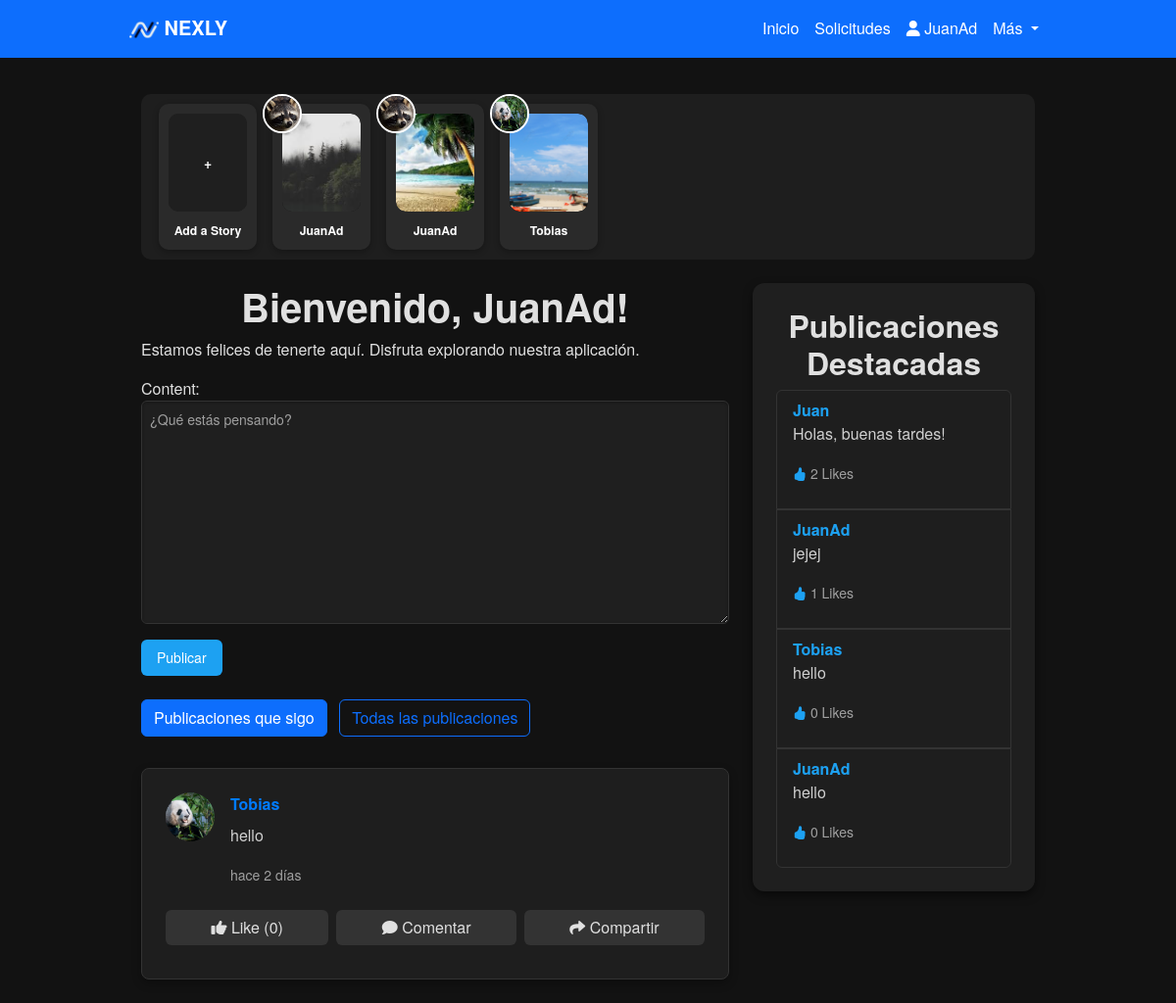
/?filter=following (signed in), run on the app's committed database.
### Nexly/models.py (models this page shows, shortened)
class User(AbstractBaseUser):
    iduser = models.AutoField(primary_key=True)
    nombre = models.CharField(max_length=255)
    correo = models.EmailField(unique=True)
    is_active = models.BooleanField(default=True)
    is_admin = models.BooleanField(default=False)
    profile_picture = models.ImageField(upload_to='profile_pictures/', null=True, blank=True)  # Campo para la imagen de perfil
    banner_picture = models.ImageField(upload_to='banner_pictures/', null=True, blank=True)  # Campo para la imagen de banner
    objects = UserManager()
    USERNAME_FIELD = 'correo'
    REQUIRED_FIELDS = ['nombre']

class Story(models.Model):
    user = models.ForeignKey(settings.AUTH_USER_MODEL, on_delete=models.CASCADE)
    image = models.ImageField(upload_to='stories/', null=True, blank=True)  # Campo para la imagen del story
    created_at = models.DateTimeField(auto_now_add=True)  # Fecha de creación

class Post(models.Model):
    user = models.ForeignKey(settings.AUTH_USER_MODEL, on_delete=models.CASCADE)
    content = models.TextField()
    created_at = models.DateTimeField(auto_now_add=True)
    original_post = models.ForeignKey('self', null=True, blank=True, on_delete=models.SET_NULL, related_name='reposts')

### Nexly/views.py (the view)
# urls.py: path('', nexly_view, name='nexly'),
@login_required
def nexly_view(request):
    if request.method == 'POST':
        if 'post_content' in request.POST:
            form = PostForm(request.POST)
            if form.is_valid():
                post = form.save(commit=False)
                post.user = request.user
                post.save()
                if request.headers.get('X-Requested-With') == 'XMLHttpRequest':
                    return JsonResponse({'status': 'success', 'post_id': post.id})
                return redirect('nexly')
        elif 'comment_content' in request.POST:
            post_id = request.POST.get('post_id')
            post = get_object_or_404(Post, id=post_id)
            form = CommentForm(request.POST)
            if form.is_valid():
                comment = form.save(commit=False)
                comment.user = request.user
                comment.post = post
                comment.save()
                if request.headers.get('X-Requested-With') == 'XMLHttpRequest':
                    return JsonResponse({'status': 'success', 'comment_id': comment.id})
                return redirect('nexly')
    elif request.method == 'GET':
        show_following_posts = request.GET.get('filter') == 'following'
        if show_following_posts:
            followed_users = FollowRequest.objects.filter(
                from_user=request.user, is_accepted=True).values_list('to_user_id', flat=True)
            posts = Post.objects.filter(user_id__in=followed_users).order_by('-created_at')
        else:
            posts = Post.objects.all().order_by('-created_at')
        top_posts = Post.objects.annotate(like_count=Count('like')).order_by('-like_count')[:5]
        stories = Story.objects.order_by('-created_at')[:10]  # Muestra las últimas 10 stories
        if request.headers.get('X-Requested-With') == 'XMLHttpRequest':
            return render(request, 'post_list.html', {'posts': posts})
        form = PostForm()
        comment_form = CommentForm()
        story_form = StoryForm()  # Añadido para pasar el formulario de historias al contexto
        return render(request, 'index.html', {
            'form': form,
            'comment_form': comment_form,
            'story_form': story_form,  # Pasar el formulario de historias
            'posts': posts,
            'show_following_posts': show_following_posts,
            'top_posts': top_posts,
            'stories': stories,
        })

### Nexly/forms.py
class PostForm(forms.ModelForm):
    class Meta:
        model = Post
        fields = ['content']
        widgets = {
            'content': forms.Textarea(attrs={'class': 'form-control', 'placeholder': '¿Qué estás pensando?'})
        }

class CommentForm(forms.ModelForm):
    class Meta:
        model = Comment
        fields = ['content']
        widgets = {
            'content': forms.TextInput(attrs={'class': 'form-control', 'placeholder': 'Escribe un comentario...'})
        }

### templates/index.html (shortened to what this page needs)
{% extends 'layoutUser.html' %}
{% load static %}
{% block content %}
<div class="container">
<div class="stories-section d-flex overflow-auto mb-4">
    <div class="story-card text-center mx-2" style="width: 100px; position: relative; cursor: pointer;" data-bs-toggle="modal" data-bs-target="#uploadStoryModal">
        <div class="story-image-wrapper mb-2" style="position: relative; z-index: 0;">
            <div class="story-image-placeholder" style="width: 80px; height: 100px; background-color: #1F1F1F; display: flex; justify-content: center; align-items: center; border-radius: 10px; color: #FFFFFF; font-size: 14px; font-weight: bold;">
                <span>+</span>
            </div>
        </div>
        <div class="story-author text-truncate" style="color: #FFFFFF;">
            <small>Add a Story</small>
        </div>
    </div>
    {% for story in stories %}
    <div class="story-card text-center mx-2" style="width: 100px; position: relative;">
        <div class="user-profile-picture"
            style="position: absolute; top: -10px; left: -10px; width: 40px; height: 40px; z-index: 1;">
            <img src="{{ story.user.profile_picture.url }}" alt="User Profile"
                style="width: 100%; height: 100%; border-radius: 50%; object-fit: cover; border: 2px solid white;">
        </div>
        <div class="story-image-wrapper mb-2" style="position: relative; z-index: 0;">
            <img src="{{ story.image.url }}" class="story-image" alt="Story Image"
                style="width: 80px; height: 100px; object-fit: cover;" data-bs-toggle="modal"
                data-bs-target="#storyModal"
                onclick="loadStoryDetails('{{ story.image.url }}', '{{ story.user.profile_picture.url }}', '{{ story.user.nombre }}', '{{ story.created_at|timesince }}')">
        </div>
        <div class="story-author text-truncate" style="color: #FFFFFF;">
            <small>{{ story.user.nombre }}</small>
        </div>
    </div>
    {% endfor %}
</div>
    <div class="row">
        <div class="col-lg-8">
            <div class="nexly-container">
                <h1>Bienvenido, {{ user.nombre }}!</h1>
                <p>Estamos felices de tenerte aquí. Disfruta explorando nuestra aplicación.</p>
                <form method="POST" class="post-form">
                    {{ form.as_p }}
                    <button type="submit" name="post_content" class="btn btn-primary">Publicar</button>
                </form><br>
                <div class="mb-4">
                    <a href="{% url 'nexly' %}?filter=following" class="btn btn-outline-primary me-2{% if show_following_posts %} active{% endif %}" role="button">
                        Publicaciones que sigo
                    </a>
                    <a href="{% url 'nexly' %}" class="btn btn-outline-primary{% if not show_following_posts %} active{% endif %}" role="button">
                        Todas las publicaciones
                    </a>
                </div>
                <div class="posts-container">
                    {% for post in posts %}
                        <div class="post position-relative mb-4">
                            <div class="d-flex align-items-start mb-2">
                                <img src="{% if post.user.profile_picture %}{{ post.user.profile_picture.url }}{% else %}{% static 'images/imagenDefecto.png' %}{% endif %}"
                                class="rounded-circle"
                                alt="Profile Picture"
                                width="50"
                                height="50"
                                style="object-fit: cover;">
                                <div class="ms-3">
                                    {% if post.original_post %}
                                    <p><strong><a href="{% url 'profile' post.user.nombre %}">{{ post.user.nombre }}</a></strong> compartió una publicación de <strong><a href="{% url 'profile' post.original_post.user.nombre %}">{{ post.original_post.user.nombre }}</a></strong>:</p>
                                    <p>{{ post.original_post.content }}</p>
                                    {% else %}
                                        <strong><a href="{% url 'profile' post.user.nombre %}">{{ post.user.nombre }}</a></strong>
                                        <p id="post-content-{{ post.id }}">{{ post.content }}</p>
                                    {% endif %}
                                    <p><small class="post-time" data-timestamp="{{ post.created_at|date:'c' }}"></small></p>
                                </div>
                            </div>
                    <div class="d-flex gap-2 mb-2 w-100 justify-content-between">
                        <a href="{% url 'like_post' post.id %}" class="btn btn-light flex-fill text-center">
                            {% if user in post.like_set.all %}
                                <i class="fas fa-thumbs-up"></i>
                                Like ({{ post.like_set.count }})
                            {% else %}
                                <i class="fas fa-thumbs-up"></i>
                                Like ({{ post.like_set.count }})
                            {% endif %}
                        </a>
                        <button class="btn btn-light flex-fill text-center" onclick="toggleCommentForm({{ post.id }})">
                            <i class="fas fa-comment"></i> Comentar
                        </button>
                        <a href="{% url 'share_post' post.id %}" class="btn btn-light flex-fill text-center">
                            <i class="fas fa-share"></i> Compartir
                        </a>
                    </div>
                        </div>
                    {% endfor %}
                </div>
            </div>
        </div>
<div class="col-lg-4">
    <div class="sidebar" style="background-color: #1F1F1F; padding: 1.5rem; border-radius: 12px; box-shadow: 0px 4px 10px rgba(0, 0, 0, 0.5);">
        <h2 style="color: #E0E0E0;">Publicaciones Destacadas</h2>
        {% if top_posts %}
            <ul class="list-group" style="background-color: #1E1E1E;">
                {% for post in top_posts %}
                    <li class="list-group-item" style="background-color: #1E1E1E; border: 1px solid #333; color: #D0D0D0;">
                        <strong><a href="{% url 'profile' post.user.nombre %}" style="color: #1DA1F2;">{{ post.user.nombre }}</a></strong>
                        <p>{{ post.content|truncatewords:20 }}</p>
                        <p><small style="color: #A0A0A0;">
                            <i class="bi bi-hand-thumbs-up-fill" style="color: #1DA1F2;"></i>
                            {{ post.like_set.count }} Likes
                        </small></p>
                    </li>
                {% endfor %}
            </ul>
        {% else %}
            <p style="color: #A0A0A0;">No hay publicaciones destacadas aún.</p>
        {% endif %}
    </div>
</div>
    </div>
</div>
{% endblock %}

### templates/layoutUser.html (shortened to what this page needs)
{% load static %}
<!DOCTYPE html>
<html lang="es">
<head>
    <link href="https://cdn.jsdelivr.net/npm/bootstrap@5.3.0-alpha1/dist/css/bootstrap.min.css" rel="stylesheet">
    <link rel="stylesheet" href="{% static 'css/styles.css' %}">
    <link rel="stylesheet" href="https://cdnjs.cloudflare.com/ajax/libs/font-awesome/6.0.0-beta3/css/all.min.css">
    <link href="https://cdn.jsdelivr.net/npm/bootstrap-icons/font/bootstrap-icons.css" rel="stylesheet">
</head>
<body>
    <nav class="navbar navbar-expand-lg navbar-dark bg-primary fixed-top">
        <div class="container">
            <a class="navbar-brand" href="#">
                <img src="{% static 'images/LogoNexly.ico' %}" alt="Logo Nexly" style="height: 30px;">
                <strong>NEXLY</strong>
            </a>
            <div class="collapse navbar-collapse" id="navbarNav">
                <ul class="navbar-nav ms-auto">
                    <li class="nav-item">
                        <a class="nav-link {% if request.path == '/' %}active{% endif %}" aria-current="page" href="{% url 'nexly' %}">
                        Inicio
                        </a>
                    </li>
                    <li class="nav-item">
                        <a class="nav-link" href="{% url 'follow_requests' %}">
                        Solicitudes
                        </a>
                    </li>
                    <li class="nav-item">
                        <a class="nav-link" href="{% url 'profile' user.nombre %}">
                            <i class="fas fa-user"></i> {{ user.nombre }}
                        </a>
                    </li>
                    <li class="nav-item dropdown">
                        <a class="nav-link dropdown-toggle" href="#" id="navbarDropdown" role="button" data-bs-toggle="dropdown" aria-expanded="false">
                            Más
                        </a>
                    </li>
                </ul>
            </div>
        </div>
    </nav>
    <div class="container mt-5 pt-5">
        {% block content %}{% endblock %}
    </div>
</body>
</html>

### static/css/styles.css (style rules this page uses)
body { background-color: #121212; color: #E0E0E0; font-family: 'Helvetica Neue', Helvetica, Arial, sans-serif; margin: 0; }
.navbar { background-color: #1E1E1E; }
.navbar-dark .navbar-nav .nav-link { color: #FFFFFF; }
.navbar-dark .navbar-brand { color: #FFFFFF; }
.container { max-width: 960px; }
h1, h2 { text-align: center; font-weight: bold; color: #E0E0E0; }
.btn-primary { background-color: #1DA1F2; border: none; }
form p { margin-bottom: 1rem; }
.posts-container { margin-top: 2rem; }
.post { background-color: #1E1E1E; padding: 1.5rem; margin-bottom: 1.5rem; border-radius: 8px; box-shadow: 0px 4px 10px rgba(0, 0, 0, 0.3); border: 1px solid #333; }
.post p { color: #D0D0D0; margin-top: 0.5rem; }
.post p small { color: #A0A0A0; }
.btn-light { background-color: #333; color: #E0E0E0; border: none; }
.form-control { background-color: #1F1F1F; color: #E0E0E0; border: 1px solid #333; padding: 0.5rem; border-radius: 6px; box-shadow: inset 0px 1px 3px rgba(0, 0, 0, 0.3); font-size: 0.875rem; transition: border-color 0.3s ease, box-shadow 0.3s ease; }
.form-control::placeholder { color: #A0A0A0; }
.btn-primary { background-color: #1DA1F2; border: none; color: white; padding: 0.5rem 1rem; font-size: 0.875rem; border-radius: 6px; cursor: pointer; transition: background-color 0.3s ease; }
a { color: #007bff; text-decoration: none; }
.stories-section { padding: 10px; background-color: #1E1E1E; border-radius: 10px; margin-bottom: 20px; }
.story-card { background-color: #2A2A2A; border-radius: 10px; padding: 10px; box-shadow: 0 2px 6px rgba(0, 0, 0, 0.3); margin-right: 10px; }
.story-image-wrapper { display: flex; justify-content: center; align-items: center; margin-bottom: 8px; border-radius: 10px; overflow: hidden; width: 80px; height: 100px; background-color: #1E1E1E; }
.story-author { font-size: 14px; font-weight: bold; color: #E0E0E0; text-align: center; }
.story-image { width: 100%; height: 100%; object-fit: cover; border-radius: 10px; }

### data on the page
User: nombre "JuanAd"
Story: user.profile_picture (picture), image (picture), user.nombre "JuanAd"
Story: user.profile_picture (picture), image (picture), user.nombre "JuanAd"
Story: user.profile_picture (picture), image (picture), user.nombre "Tobias"
Post: user.profile_picture (picture), user.nombre "Tobias", content "hello", like_set.count "0"
Post: user.nombre "Juan", content "Holas, buenas tardes!", like_set.count "2"
Post: user.nombre "JuanAd", content "jejej", like_set.count "1"
Post: user.nombre "JuanAd", content "hello", like_set.count "0"
